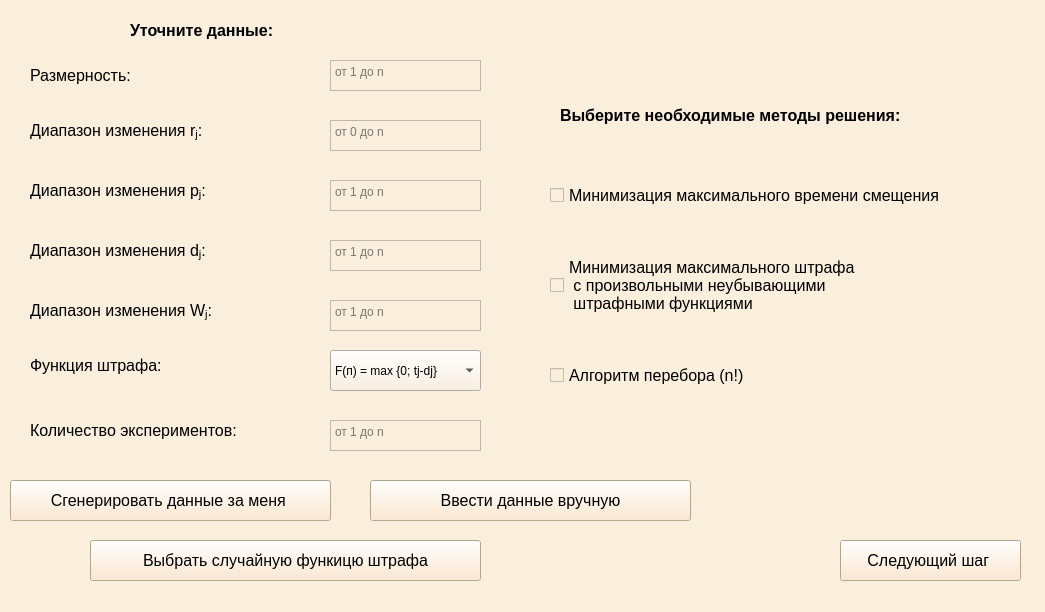
<?xml version="1.0" encoding="UTF-8"?>
<ui version="4.0">
 <class>MainWindow</class>
 <widget class="QMainWindow" name="MainWindow">
  <property name="geometry">
   <rect>
    <x>0</x>
    <y>0</y>
    <width>1045</width>
    <height>612</height>
   </rect>
  </property>
  <property name="windowTitle">
   <string>MainWindow</string>
  </property>
  <property name="styleSheet">
   <string notr="true">background-color: #FAEEDD;</string>
  </property>
  <widget class="QWidget" name="centralwidget">
   <widget class="QLabel" name="label">
    <property name="geometry">
     <rect>
      <x>30</x>
      <y>60</y>
      <width>141</width>
      <height>31</height>
     </rect>
    </property>
    <property name="font">
     <font>
      <family>Arial</family>
      <pointsize>12</pointsize>
     </font>
    </property>
    <property name="text">
     <string>Размерность:</string>
    </property>
   </widget>
   <widget class="QLabel" name="label_2">
    <property name="geometry">
     <rect>
      <x>30</x>
      <y>110</y>
      <width>221</width>
      <height>41</height>
     </rect>
    </property>
    <property name="font">
     <font>
      <family>Arial</family>
      <pointsize>12</pointsize>
     </font>
    </property>
    <property name="text">
     <string>&lt;html&gt;&lt;head/&gt;&lt;body&gt;&lt;p&gt;Диапазон изменения r&lt;span style=&quot; vertical-align:sub;&quot;&gt;j&lt;/span&gt;:&lt;/p&gt;&lt;/body&gt;&lt;/html&gt;</string>
    </property>
   </widget>
   <widget class="QLabel" name="label_3">
    <property name="geometry">
     <rect>
      <x>30</x>
      <y>170</y>
      <width>221</width>
      <height>41</height>
     </rect>
    </property>
    <property name="font">
     <font>
      <family>Arial</family>
      <pointsize>12</pointsize>
     </font>
    </property>
    <property name="text">
     <string>&lt;html&gt;&lt;head/&gt;&lt;body&gt;&lt;p&gt;Диапазон изменения p&lt;span style=&quot; vertical-align:sub;&quot;&gt;j&lt;/span&gt;:&lt;/p&gt;&lt;/body&gt;&lt;/html&gt;</string>
    </property>
   </widget>
   <widget class="QLabel" name="label_4">
    <property name="geometry">
     <rect>
      <x>30</x>
      <y>230</y>
      <width>231</width>
      <height>41</height>
     </rect>
    </property>
    <property name="font">
     <font>
      <family>Arial</family>
      <pointsize>12</pointsize>
     </font>
    </property>
    <property name="text">
     <string>&lt;html&gt;&lt;head/&gt;&lt;body&gt;&lt;p&gt;Диапазон изменения d&lt;span style=&quot; vertical-align:sub;&quot;&gt;j&lt;/span&gt;:&lt;/p&gt;&lt;/body&gt;&lt;/html&gt;</string>
    </property>
   </widget>
   <widget class="QLabel" name="label_5">
    <property name="geometry">
     <rect>
      <x>30</x>
      <y>290</y>
      <width>231</width>
      <height>41</height>
     </rect>
    </property>
    <property name="font">
     <font>
      <family>Arial</family>
      <pointsize>12</pointsize>
     </font>
    </property>
    <property name="text">
     <string>&lt;html&gt;&lt;head/&gt;&lt;body&gt;&lt;p&gt;Диапазон изменения W&lt;span style=&quot; vertical-align:sub;&quot;&gt;j&lt;/span&gt;:&lt;/p&gt;&lt;/body&gt;&lt;/html&gt;</string>
    </property>
   </widget>
   <widget class="QLabel" name="label_6">
    <property name="geometry">
     <rect>
      <x>30</x>
      <y>350</y>
      <width>181</width>
      <height>31</height>
     </rect>
    </property>
    <property name="font">
     <font>
      <family>Arial</family>
      <pointsize>12</pointsize>
     </font>
    </property>
    <property name="text">
     <string>Функция штрафа:</string>
    </property>
   </widget>
   <widget class="QLabel" name="label_7">
    <property name="geometry">
     <rect>
      <x>30</x>
      <y>410</y>
      <width>261</width>
      <height>41</height>
     </rect>
    </property>
    <property name="font">
     <font>
      <family>Arial</family>
      <pointsize>12</pointsize>
     </font>
    </property>
    <property name="text">
     <string>Количество экспериментов:</string>
    </property>
   </widget>
   <widget class="QTextEdit" name="textEdit">
    <property name="geometry">
     <rect>
      <x>330</x>
      <y>60</y>
      <width>151</width>
      <height>31</height>
     </rect>
    </property>
    <property name="styleSheet">
     <string notr="true">background-color:&quot;white&quot;;</string>
    </property>
    <property name="placeholderText">
     <string>от 1 до n</string>
    </property>
   </widget>
   <widget class="QTextEdit" name="textEdit_2">
    <property name="geometry">
     <rect>
      <x>330</x>
      <y>120</y>
      <width>151</width>
      <height>31</height>
     </rect>
    </property>
    <property name="styleSheet">
     <string notr="true">background-color:&quot;white&quot;;</string>
    </property>
    <property name="placeholderText">
     <string>от 0 до n</string>
    </property>
   </widget>
   <widget class="QTextEdit" name="textEdit_3">
    <property name="geometry">
     <rect>
      <x>330</x>
      <y>180</y>
      <width>151</width>
      <height>31</height>
     </rect>
    </property>
    <property name="styleSheet">
     <string notr="true">background-color:&quot;white&quot;;</string>
    </property>
    <property name="placeholderText">
     <string>от 1 до n</string>
    </property>
   </widget>
   <widget class="QTextEdit" name="textEdit_4">
    <property name="geometry">
     <rect>
      <x>330</x>
      <y>240</y>
      <width>151</width>
      <height>31</height>
     </rect>
    </property>
    <property name="styleSheet">
     <string notr="true">background-color:&quot;white&quot;;</string>
    </property>
    <property name="placeholderText">
     <string>от 1 до n</string>
    </property>
   </widget>
   <widget class="QTextEdit" name="textEdit_5">
    <property name="geometry">
     <rect>
      <x>330</x>
      <y>300</y>
      <width>151</width>
      <height>31</height>
     </rect>
    </property>
    <property name="styleSheet">
     <string notr="true">background-color:&quot;white&quot;;</string>
    </property>
    <property name="placeholderText">
     <string>от 1 до n</string>
    </property>
   </widget>
   <widget class="QTextEdit" name="textEdit_7">
    <property name="geometry">
     <rect>
      <x>330</x>
      <y>420</y>
      <width>151</width>
      <height>31</height>
     </rect>
    </property>
    <property name="styleSheet">
     <string notr="true">background-color:&quot;white&quot;;</string>
    </property>
    <property name="placeholderText">
     <string>от 1 до n</string>
    </property>
   </widget>
   <widget class="QComboBox" name="comboBox">
    <property name="geometry">
     <rect>
      <x>330</x>
      <y>350</y>
      <width>151</width>
      <height>41</height>
     </rect>
    </property>
    <property name="styleSheet">
     <string notr="true">background-color:&quot;white&quot;;</string>
    </property>
    <item>
     <property name="text">
      <string>F(п) = max {0; tj-dj}</string>
     </property>
    </item>
    <item>
     <property name="text">
      <string>F(п) = max {tj-dj}</string>
     </property>
    </item>
    <item>
     <property name="text">
      <string>F(п) = max (tj-pj)</string>
     </property>
    </item>
    <item>
     <property name="text">
      <string>F(п) = max (tj+pj)</string>
     </property>
    </item>
    <item>
     <property name="text">
      <string>F(п) = max WjLj</string>
     </property>
    </item>
    <item>
     <property name="text">
      <string>F(п) = max Wjzj</string>
     </property>
    </item>
    <item>
     <property name="text">
      <string>F(п) = Wjtj</string>
     </property>
    </item>
   </widget>
   <widget class="QPushButton" name="pushButton">
    <property name="geometry">
     <rect>
      <x>10</x>
      <y>480</y>
      <width>321</width>
      <height>41</height>
     </rect>
    </property>
    <property name="font">
     <font>
      <family>Arial</family>
      <pointsize>12</pointsize>
     </font>
    </property>
    <property name="styleSheet">
     <string notr="true">background-color: #FFE4C4;
</string>
    </property>
    <property name="text">
     <string>Сгенерировать данные за меня </string>
    </property>
   </widget>
   <widget class="QPushButton" name="pushButton_2">
    <property name="geometry">
     <rect>
      <x>840</x>
      <y>540</y>
      <width>181</width>
      <height>41</height>
     </rect>
    </property>
    <property name="font">
     <font>
      <family>Arial</family>
      <pointsize>12</pointsize>
     </font>
    </property>
    <property name="styleSheet">
     <string notr="true">background-color: #FFE4C4;
</string>
    </property>
    <property name="text">
     <string>Следующий шаг </string>
    </property>
   </widget>
   <widget class="QPushButton" name="pushButton_3">
    <property name="geometry">
     <rect>
      <x>90</x>
      <y>540</y>
      <width>391</width>
      <height>41</height>
     </rect>
    </property>
    <property name="font">
     <font>
      <family>Arial</family>
      <pointsize>12</pointsize>
     </font>
    </property>
    <property name="styleSheet">
     <string notr="true">background-color: #FFE4C4;
</string>
    </property>
    <property name="text">
     <string>Выбрать случайную функицю штрафа</string>
    </property>
   </widget>
   <widget class="QCheckBox" name="checkBox">
    <property name="geometry">
     <rect>
      <x>550</x>
      <y>170</y>
      <width>481</width>
      <height>51</height>
     </rect>
    </property>
    <property name="font">
     <font>
      <family>Arial</family>
      <pointsize>12</pointsize>
     </font>
    </property>
    <property name="text">
     <string>Минимизация максимального времени смещения </string>
    </property>
   </widget>
   <widget class="QCheckBox" name="checkBox_2">
    <property name="geometry">
     <rect>
      <x>550</x>
      <y>250</y>
      <width>481</width>
      <height>71</height>
     </rect>
    </property>
    <property name="font">
     <font>
      <family>Arial</family>
      <pointsize>12</pointsize>
     </font>
    </property>
    <property name="text">
     <string>Минимизация максимального штрафа 
 с произвольными неубывающими 
 штрафными функциями </string>
    </property>
   </widget>
   <widget class="QCheckBox" name="checkBox_3">
    <property name="geometry">
     <rect>
      <x>550</x>
      <y>350</y>
      <width>481</width>
      <height>51</height>
     </rect>
    </property>
    <property name="font">
     <font>
      <family>Arial</family>
      <pointsize>12</pointsize>
     </font>
    </property>
    <property name="text">
     <string>Алгоритм перебора (n!)</string>
    </property>
   </widget>
   <widget class="QLabel" name="label_8">
    <property name="geometry">
     <rect>
      <x>560</x>
      <y>90</y>
      <width>431</width>
      <height>51</height>
     </rect>
    </property>
    <property name="font">
     <font>
      <family>Arial</family>
      <pointsize>12</pointsize>
      <weight>75</weight>
      <bold>true</bold>
     </font>
    </property>
    <property name="text">
     <string>Выберите необходимые методы решения:</string>
    </property>
   </widget>
   <widget class="QLabel" name="label_9">
    <property name="geometry">
     <rect>
      <x>130</x>
      <y>10</y>
      <width>191</width>
      <height>41</height>
     </rect>
    </property>
    <property name="font">
     <font>
      <family>Arial</family>
      <pointsize>12</pointsize>
      <weight>75</weight>
      <bold>true</bold>
     </font>
    </property>
    <property name="text">
     <string>Уточните данные:</string>
    </property>
   </widget>
   <widget class="QPushButton" name="pushButton_4">
    <property name="geometry">
     <rect>
      <x>370</x>
      <y>480</y>
      <width>321</width>
      <height>41</height>
     </rect>
    </property>
    <property name="font">
     <font>
      <family>Arial</family>
      <pointsize>12</pointsize>
     </font>
    </property>
    <property name="styleSheet">
     <string notr="true">background-color: #FFE4C4;
</string>
    </property>
    <property name="text">
     <string>Ввести данные вручную</string>
    </property>
   </widget>
  </widget>
 </widget>
 <resources/>
 <connections/>
</ui>
